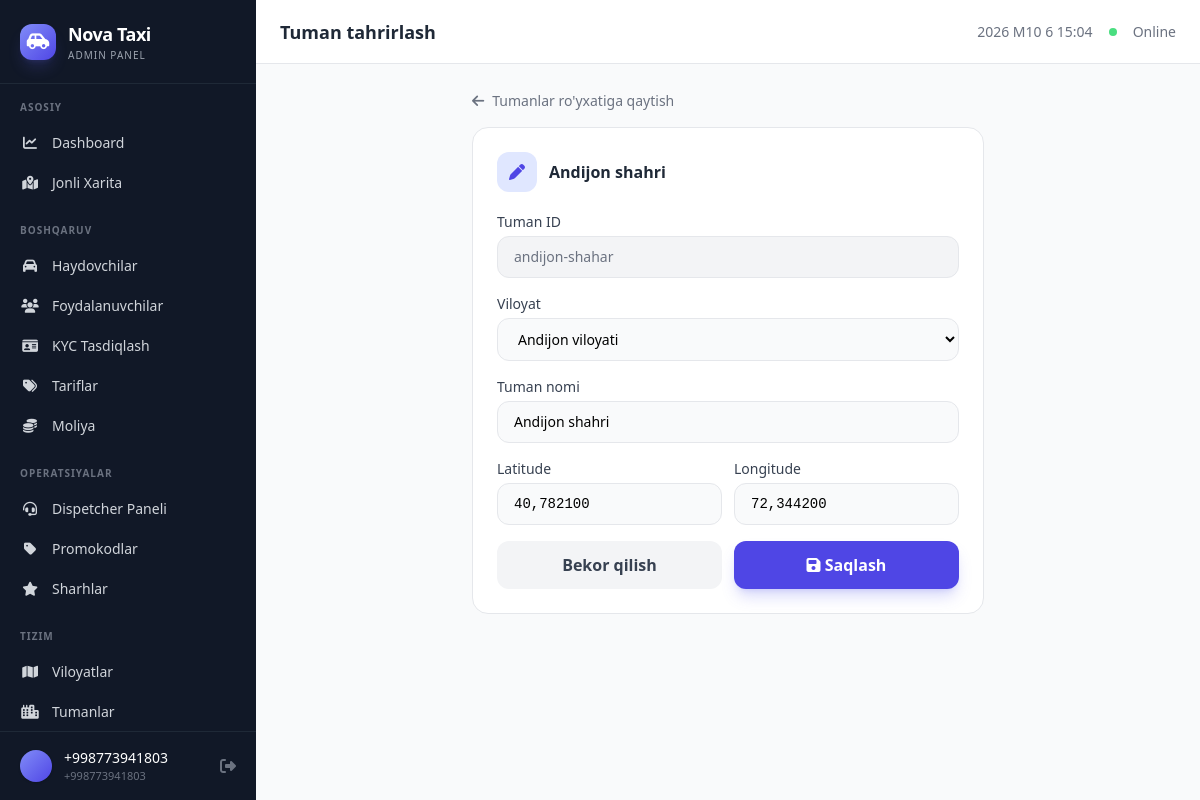
The page /panel/districts/andijon-shahar/update/ (signed in) on the database its author committed.
### api/user/models.py (models this page shows, shortened)
class User(AbstractBaseUser, PermissionsMixin):
    id = models.CharField(max_length=20, primary_key=True, default='', editable=False)
    phone = models.CharField(max_length=20, unique=True)
    full_name = models.CharField(max_length=255, blank=True, default='')
    avatar_url = models.URLField(max_length=500, blank=True, null=True)
    is_verified = models.BooleanField(default=False)
    is_driver = models.BooleanField(default=False)
    is_active = models.BooleanField(default=True)
    is_staff = models.BooleanField(default=False)
    rating = models.FloatField(default=5.0)
    total_rides = models.IntegerField(default=0)
    created_at = models.DateTimeField(auto_now_add=True)
    updated_at = models.DateTimeField(auto_now=True)
    objects = UserManager()
    USERNAME_FIELD = 'phone'
    REQUIRED_FIELDS = []
    class Meta:
        db_table = 'users'

### shared/models/location.py (models this page shows, shortened)
class District(models.Model):
    id = models.CharField(max_length=30, primary_key=True, default='', editable=False)
    region = models.ForeignKey(Region, on_delete=models.CASCADE, related_name='districts')
    name = models.CharField(max_length=255)
    latitude = models.DecimalField(max_digits=9, decimal_places=6)
    longitude = models.DecimalField(max_digits=9, decimal_places=6)
    class Meta:
        db_table = 'districts'

class Region(models.Model):
    id = models.CharField(max_length=30, primary_key=True, default='', editable=False)
    name = models.CharField(max_length=255, unique=True)
    class Meta:
        db_table = 'regions'

### panel/views.py (the view, shortened to what this page needs)
# urls.py: path('districts/<str:district_id>/update/', views.district_update, name='district-update'),
@staff_required
def district_update(request, district_id):
    district = get_object_or_404(District, id=district_id)
    regions = Region.objects.all().order_by('name')
    return render(request, 'panel/district_form.html', {'district': district, 'regions': regions})

### panel/views.py (called while the page is built)
def staff_required(view_func):
    decorated = login_required(view_func, login_url='/panel/login/')
    return user_passes_test(
        lambda u: u.is_staff or u.is_superuser,
        login_url='/panel/login/'
    )(decorated)

### panel/templates/panel/district_form.html (shortened to what this page needs)
{% extends 'panel/base.html' %}
{% block page_title %}Tuman tahrirlash{% endblock %}
{% block content %}
<div class="max-w-lg mx-auto">
    <a href="{% url 'panel:districts' %}" class="inline-flex items-center gap-2 text-sm text-gray-500 hover:text-nova-600 mb-4 transition">
        <i class="fa-solid fa-arrow-left"></i> Tumanlar ro'yxatiga qaytish
    </a>
    <div class="bg-white rounded-2xl border border-gray-200 p-6">
        <div class="flex items-center gap-3 mb-5">
            <div class="w-10 h-10 bg-nova-100 rounded-xl flex items-center justify-center">
                <i class="fa-solid fa-pen text-nova-600"></i>
            </div>
            <h3 class="font-semibold text-gray-800">{{ district.name }}</h3>
        </div>
        <form method="post" class="space-y-4">
            <div>
                <label class="block text-sm font-medium text-gray-700 mb-1">Tuman ID</label>
                <input type="text" value="{{ district.id }}"
                       class="w-full px-4 py-2.5 bg-gray-100 border border-gray-200 rounded-xl text-sm text-gray-500 cursor-not-allowed" readonly>
            </div>
            <div>
                <label class="block text-sm font-medium text-gray-700 mb-1">Viloyat</label>
                <select name="region_id" required
                        class="w-full px-4 py-2.5 bg-gray-50 border border-gray-200 rounded-xl text-sm focus:ring-2 focus:ring-nova-500 focus:border-nova-500 outline-none transition">
                    {% for r in regions %}
                    <option value="{{ r.id }}" {% if r.id == district.region_id %}selected{% endif %}>{{ r.name }}</option>
                    {% endfor %}
                </select>
            </div>
            <div>
                <label class="block text-sm font-medium text-gray-700 mb-1">Tuman nomi</label>
                <input type="text" name="name" value="{{ district.name }}" required
                       class="w-full px-4 py-2.5 bg-gray-50 border border-gray-200 rounded-xl text-sm focus:ring-2 focus:ring-nova-500 focus:border-nova-500 outline-none transition">
            </div>
            <div class="grid grid-cols-2 gap-3">
                <div>
                    <label class="block text-sm font-medium text-gray-700 mb-1">Latitude</label>
                    <input type="text" name="latitude" value="{{ district.latitude }}" required
                           class="w-full px-4 py-2.5 bg-gray-50 border border-gray-200 rounded-xl text-sm font-mono focus:ring-2 focus:ring-nova-500 focus:border-nova-500 outline-none transition">
                </div>
                <div>
                    <label class="block text-sm font-medium text-gray-700 mb-1">Longitude</label>
                    <input type="text" name="longitude" value="{{ district.longitude }}" required
                           class="w-full px-4 py-2.5 bg-gray-50 border border-gray-200 rounded-xl text-sm font-mono focus:ring-2 focus:ring-nova-500 focus:border-nova-500 outline-none transition">
                </div>
            </div>
            <div class="flex gap-3">
                <a href="{% url 'panel:districts' %}"
                   class="flex-1 px-4 py-3 bg-gray-100 hover:bg-gray-200 text-gray-700 font-semibold rounded-xl transition-all text-center">
                    Bekor qilish
                </a>
                <button type="submit"
                        class="flex-1 px-4 py-3 bg-nova-600 hover:bg-nova-700 text-white font-semibold rounded-xl shadow-lg shadow-nova-500/25 transition-all">
                    <i class="fa-solid fa-save"></i> Saqlash
                </button>
            </div>
        </form>
    </div>
</div>
{% endblock %}

### panel/templates/panel/base.html (shortened to what this page needs)
<!DOCTYPE html>
<html lang="uz" class="h-full">
<head>
    <script src="https://cdn.tailwindcss.com"></script>
    <link rel="stylesheet" href="https://cdnjs.cloudflare.com/ajax/libs/font-awesome/6.5.1/css/all.min.css">
</head>
<body class="h-full bg-gray-50 font-sans antialiased">
{% if user.is_authenticated and user.is_staff or user.is_superuser %}
<div x-data="{ sidebarOpen: false }" class="flex h-full">
    <aside :class="sidebarOpen ? 'translate-x-0' : '-translate-x-full'"
           class="fixed inset-y-0 left-0 z-40 w-64 bg-gray-900 text-white transform transition-transform duration-200 lg:translate-x-0 lg:static lg:z-auto flex flex-col">
        <div class="flex items-center gap-3 px-5 py-5 border-b border-gray-800">
            <div class="w-9 h-9 bg-gradient-to-br from-nova-400 to-nova-600 rounded-xl flex items-center justify-center shadow-lg shadow-nova-500/20">
                <i class="fa-solid fa-car-side text-white text-lg"></i>
            </div>
            <div>
                <h1 class="text-lg font-bold tracking-tight">Nova Taxi</h1>
                <p class="text-[10px] text-gray-400 uppercase tracking-widest">Admin Panel</p>
            </div>
        </div>
        <nav class="flex-1 py-4 overflow-y-auto">
            <p class="px-5 text-[10px] font-semibold text-gray-500 uppercase tracking-widest mb-2">Asosiy</p>
            <a href="{% url 'panel:dashboard' %}"
               class="sidebar-link flex items-center gap-3 px-5 py-2.5 text-sm font-medium text-gray-300 hover:text-white hover:bg-gray-800 transition-all {% if request.resolver_match.url_name == 'dashboard' %}active{% endif %}">
                <i class="fa-solid fa-chart-line w-5 text-center text-sm"></i> Dashboard
            </a>
            <a href="{% url 'panel:map' %}"
               class="sidebar-link flex items-center gap-3 px-5 py-2.5 text-sm font-medium text-gray-300 hover:text-white hover:bg-gray-800 transition-all {% if request.resolver_match.url_name == 'map' %}active{% endif %}">
                <i class="fa-solid fa-map-location-dot w-5 text-center text-sm"></i> Jonli Xarita
            </a>
            <p class="px-5 mt-5 mb-2 text-[10px] font-semibold text-gray-500 uppercase tracking-widest">Boshqaruv</p>
            <a href="{% url 'panel:drivers' %}"
               class="sidebar-link flex items-center gap-3 px-5 py-2.5 text-sm font-medium text-gray-300 hover:text-white hover:bg-gray-800 transition-all {% if request.resolver_match.url_name == 'drivers' %}active{% endif %}">
                <i class="fa-solid fa-car w-5 text-center text-sm"></i> Haydovchilar
            </a>
            <a href="{% url 'panel:users' %}"
               class="sidebar-link flex items-center gap-3 px-5 py-2.5 text-sm font-medium text-gray-300 hover:text-white hover:bg-gray-800 transition-all {% if request.resolver_match.url_name == 'users' %}active{% endif %}">
                <i class="fa-solid fa-users w-5 text-center text-sm"></i> Foydalanuvchilar
            </a>
            <a href="{% url 'panel:kyc' %}"
               class="sidebar-link flex items-center gap-3 px-5 py-2.5 text-sm font-medium text-gray-300 hover:text-white hover:bg-gray-800 transition-all {% if request.resolver_match.url_name == 'kyc' %}active{% endif %}">
                <i class="fa-solid fa-id-card w-5 text-center text-sm"></i> KYC Tasdiqlash
            </a>
            <a href="{% url 'panel:tariffs' %}"
               class="sidebar-link flex items-center gap-3 px-5 py-2.5 text-sm font-medium text-gray-300 hover:text-white hover:bg-gray-800 transition-all {% if request.resolver_match.url_name == 'tariffs' %}active{% endif %}">
                <i class="fa-solid fa-tags w-5 text-center text-sm"></i> Tariflar
            </a>
            <a href="{% url 'panel:finances' %}"
               class="sidebar-link flex items-center gap-3 px-5 py-2.5 text-sm font-medium text-gray-300 hover:text-white hover:bg-gray-800 transition-all {% if request.resolver_match.url_name == 'finances' %}active{% endif %}">
                <i class="fa-solid fa-coins w-5 text-center text-sm"></i> Moliya
            </a>
            <p class="px-5 mt-5 mb-2 text-[10px] font-semibold text-gray-500 uppercase tracking-widest">Operatsiyalar</p>
            <a href="{% url 'panel:dispatch' %}"
               class="sidebar-link flex items-center gap-3 px-5 py-2.5 text-sm font-medium text-gray-300 hover:text-white hover:bg-gray-800 transition-all {% if request.resolver_match.url_name == 'dispatch' %}active{% endif %}">
                <i class="fa-solid fa-headset w-5 text-center text-sm"></i> Dispetcher Paneli
            </a>
            <a href="{% url 'panel:promocodes' %}"
               class="sidebar-link flex items-center gap-3 px-5 py-2.5 text-sm font-medium text-gray-300 hover:text-white hover:bg-gray-800 transition-all {% if request.resolver_match.url_name == 'promocodes' %}active{% endif %}">
                <i class="fa-solid fa-tag w-5 text-center text-sm"></i> Promokodlar
            </a>
            <a href="{% url 'panel:reviews' %}"
               class="sidebar-link flex items-center gap-3 px-5 py-2.5 text-sm font-medium text-gray-300 hover:text-white hover:bg-gray-800 transition-all {% if request.resolver_match.url_name == 'reviews' %}active{% endif %}">
                <i class="fa-solid fa-star w-5 text-center text-sm"></i> Sharhlar
            </a>
            <p class="px-5 mt-5 mb-2 text-[10px] font-semibold text-gray-500 uppercase tracking-widest">Tizim</p>
            <a href="{% url 'panel:regions' %}"
               class="sidebar-link flex items-center gap-3 px-5 py-2.5 text-sm font-medium text-gray-300 hover:text-white hover:bg-gray-800 transition-all {% if request.resolver_match.url_name == 'regions' %}active{% endif %}">
                <i class="fa-solid fa-map w-5 text-center text-sm"></i> Viloyatlar
            </a>
            <a href="{% url 'panel:districts' %}"
               class="sidebar-link flex items-center gap-3 px-5 py-2.5 text-sm font-medium text-gray-300 hover:text-white hover:bg-gray-800 transition-all {% if request.resolver_match.url_name == 'districts' %}active{% endif %}">
                <i class="fa-solid fa-city w-5 text-center text-sm"></i> Tumanlar
            </a>
        </nav>
        <div class="border-t border-gray-800 px-5 py-4">
            <div class="flex items-center gap-3">
                <div class="w-8 h-8 bg-gradient-to-br from-nova-400 to-nova-600 rounded-full flex items-center justify-center text-sm font-bold shadow">
                </div>
                <div class="flex-1 min-w-0">
                    <p class="text-sm font-medium truncate">{{ request.user.full_name|default:request.user.phone }}</p>
                    <p class="text-[11px] text-gray-500">{{ request.user.phone }}</p>
                </div>
                <a href="{% url 'panel:logout' %}" class="text-gray-500 hover:text-red-400 transition-colors" title="Chiqish">
                    <i class="fa-solid fa-right-from-bracket"></i>
                </a>
            </div>
        </div>
    </aside>
    <div class="flex-1 flex flex-col min-h-0">
        <header class="bg-white border-b border-gray-200 h-16 flex items-center justify-between px-4 lg:px-6 flex-shrink-0">
            <div class="flex items-center gap-3">
                <h2 class="text-lg font-semibold text-gray-800">{% block page_title %}{% endblock %}</h2>
            </div>
            <div class="flex items-center gap-4">
                <span class="hidden sm:inline text-sm text-gray-500" id="live-clock"></span>
                <div class="w-2 h-2 rounded-full bg-green-400 pulse-dot"></div>
                <span class="text-sm text-gray-500 hidden sm:inline">Online</span>
            </div>
        </header>
        <main class="flex-1 overflow-y-auto p-4 lg:p-6 fade-in">
            {% block content %}{% endblock %}
        </main>
    </div>
</div>
{% else %}
    {% block auth_content %}{% endblock %}
{% endif %}
</body>
</html>

### panel/templates/panel/base.html (style rules this page uses)
.fade-in { animation: fadeIn 0.3s ease-in; }
.pulse-dot { animation: pulse 2s infinite; }

### rows shown on the page
User: user.full_name "+998773941803", user.phone "+998773941803"
District: name "Andijon shahri", id "andijon-shahar", region_id "Andijon viloyati", latitude "40,782100", longitude "72,344200"
